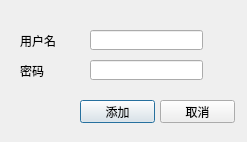
<?xml version="1.0" encoding="UTF-8"?>
<ui version="4.0">
 <class>BotLoginDialog</class>
 <widget class="QDialog" name="BotLoginDialog">
  <property name="geometry">
   <rect>
    <x>0</x>
    <y>0</y>
    <width>247</width>
    <height>142</height>
   </rect>
  </property>
  <property name="tabletTracking">
   <bool>false</bool>
  </property>
  <property name="windowTitle">
   <string>Dialog</string>
  </property>
  <property name="toolTip">
   <string/>
  </property>
  <property name="whatsThis">
   <string/>
  </property>
  <widget class="QLabel" name="label">
   <property name="geometry">
    <rect>
     <x>20</x>
     <y>30</y>
     <width>111</width>
     <height>21</height>
    </rect>
   </property>
   <property name="text">
    <string>用户名</string>
   </property>
  </widget>
  <widget class="QLineEdit" name="lineEdit_username">
   <property name="geometry">
    <rect>
     <x>90</x>
     <y>30</y>
     <width>113</width>
     <height>20</height>
    </rect>
   </property>
  </widget>
  <widget class="QLineEdit" name="lineEdit_password">
   <property name="geometry">
    <rect>
     <x>90</x>
     <y>60</y>
     <width>113</width>
     <height>20</height>
    </rect>
   </property>
   <property name="whatsThis">
    <string>nide yonghuming</string>
   </property>
  </widget>
  <widget class="QLabel" name="label_2">
   <property name="geometry">
    <rect>
     <x>20</x>
     <y>60</y>
     <width>111</width>
     <height>21</height>
    </rect>
   </property>
   <property name="text">
    <string>密码</string>
   </property>
  </widget>
  <widget class="QPushButton" name="pushButton_add">
   <property name="geometry">
    <rect>
     <x>80</x>
     <y>100</y>
     <width>75</width>
     <height>23</height>
    </rect>
   </property>
   <property name="text">
    <string>添加</string>
   </property>
  </widget>
  <widget class="QPushButton" name="pushButton_cancel">
   <property name="geometry">
    <rect>
     <x>160</x>
     <y>100</y>
     <width>75</width>
     <height>23</height>
    </rect>
   </property>
   <property name="text">
    <string>取消</string>
   </property>
  </widget>
 </widget>
 <resources/>
 <connections/>
</ui>
